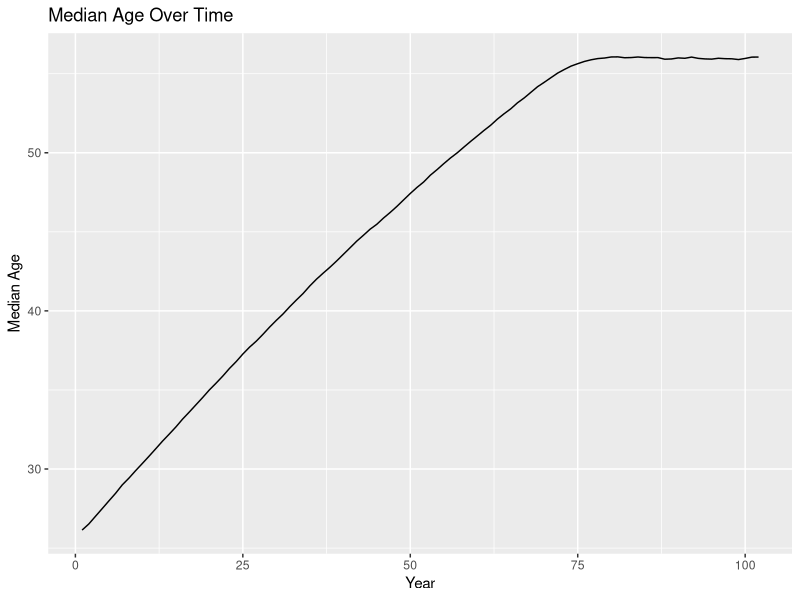
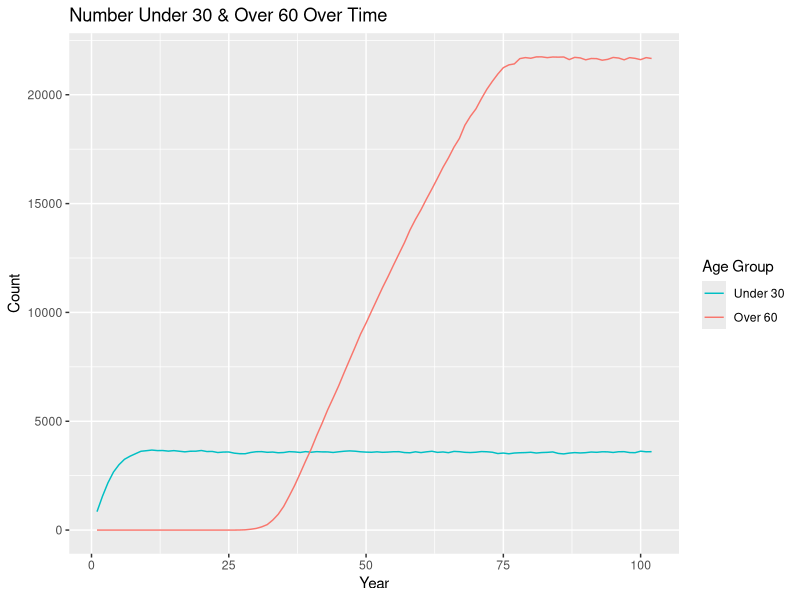
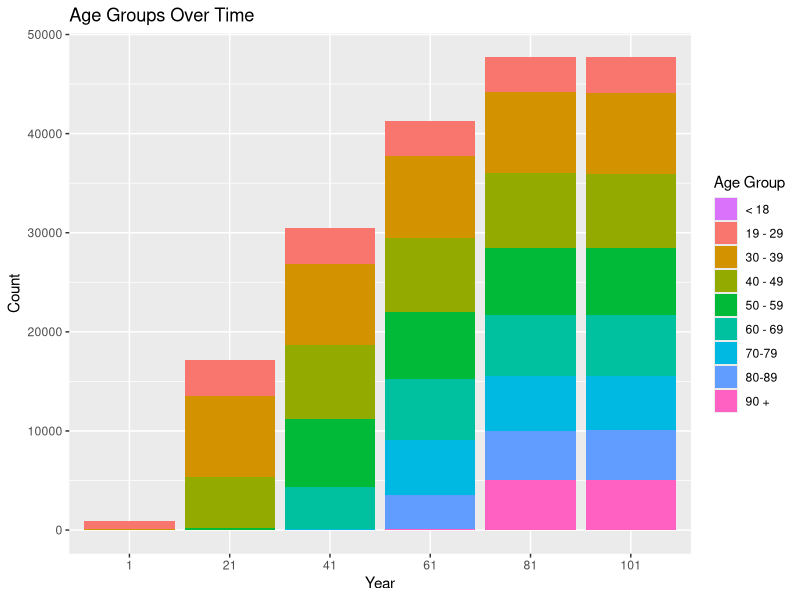
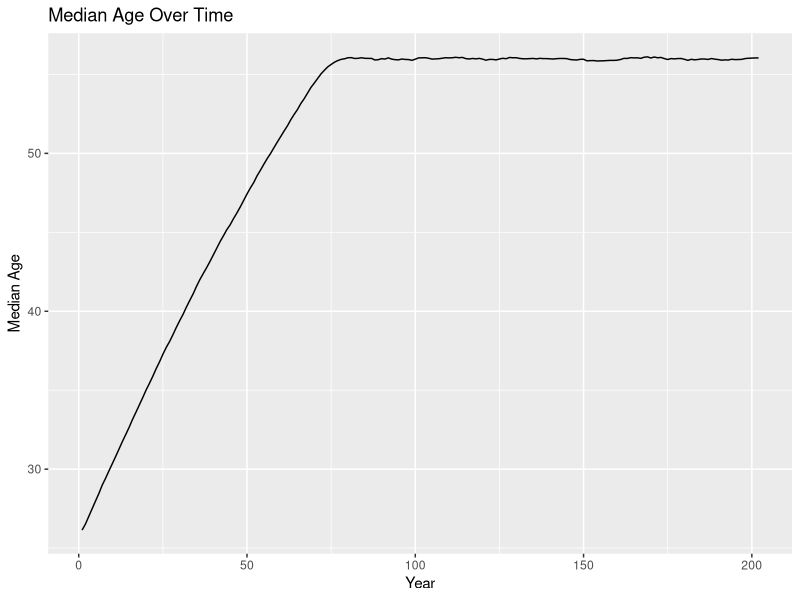
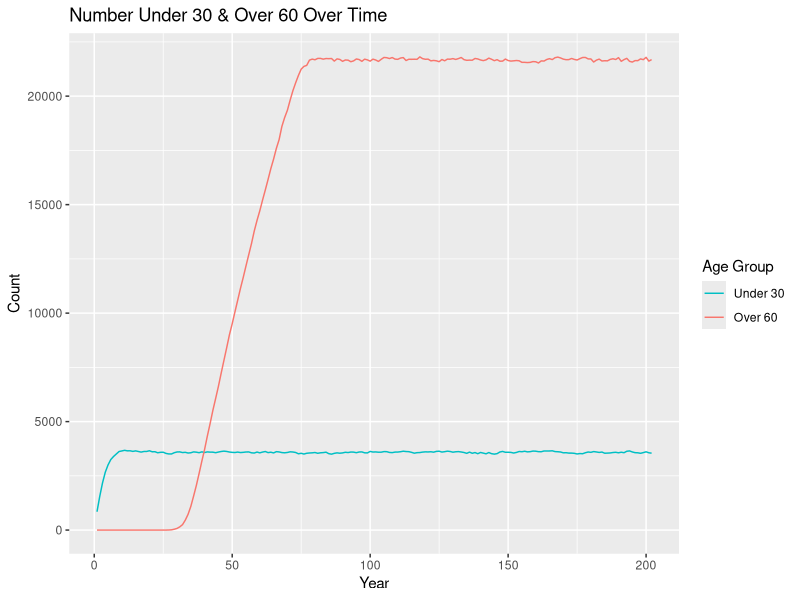
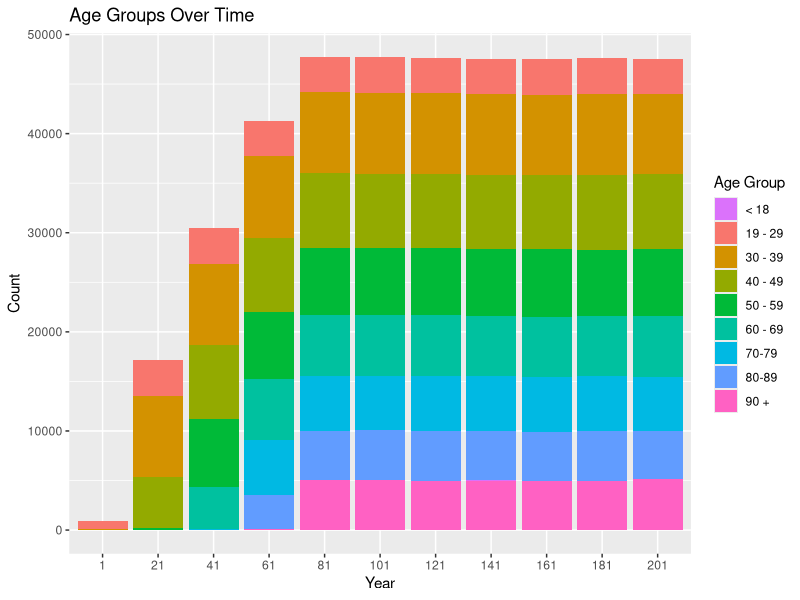

Write the R code that produced these figures, in order.
## ---- chunk 1
knitr::opts_chunk$set(echo = TRUE)
## ---- chunk 2
library(tidyverse)
## ---- chunk 3
set.seed(12345)
## ---- chunk 4
population <- 
  rnorm(n = 1000, mean = 26, sd = 3) %>% 
  enframe() %>% 
  select(value) %>% 
  rename(original_age = value) %>% 
  mutate(current_age = original_age, years_incarcerated = 0, odds_of_removal = 0.01)
  # mutate(eligible_for_parole = FALSE)

overall <-
  tibble(year = 1, total_population = nrow(population), 
         median_age = median(population$current_age)) %>% 
  mutate(less_than_18 = pull(count(filter(population, current_age <= 18))),
         `19_to_29` = pull(count(filter(population, current_age >= 19 & current_age <= 29))),
         `30_to_39` = pull(count(filter(population, current_age >= 30 & current_age <= 39))),
         `40_to_49` = pull(count(filter(population, current_age >= 40 & current_age <= 49))),
         `50_to_59` = pull(count(filter(population, current_age >= 50 & current_age <= 59))),
         `60_to_69` = pull(count(filter(population, current_age >= 60 & current_age <= 69))),
         `70_to_79` = pull(count(filter(population, current_age >= 70 & current_age <= 79))),
         `80_to_89` = pull(count(filter(population, current_age >= 80 & current_age <= 89))),
         over_90 = pull(count(filter(population, current_age >= 90))))
## ---- chunk 5
one_year_population <- function(data) {
  # age & years incarcerated increases by 1
  data$current_age <- data$current_age + 1
  data$years_incarcerated <- data$years_incarcerated + 1
  
  # NOT TOTALLY FUNCTIONAL!!!
  # checks if eligible for parole
  # if eligibility has been checked and odds of removal has increased, does not increase again
  # if (data$years_incarcerated > 20 & !data$eligible_for_parole) {
  #   data$odds_of_removal <- data$odds_of_removal + 0.1
  #   data$eligible_for_parole <- TRUE
  # }
  
  # randomly removes 1 percent
  data <- data[-sample(1:nrow(data), 0.01*nrow(data)),]
  
  # adds 1000 more
  incoming <- 
    rnorm(n = 1000, mean = 26, sd = 3) %>% 
    enframe() %>% 
    select(value) %>% 
    rename(original_age = value) %>% 
    mutate(current_age = original_age, years_incarcerated = 0, odds_of_removal = 0.01)
    #mutate(eligible_for_parole = FALSE)
  data <- rbind(data, incoming)
  
  # removes any observations with age greater than 100
  data <- data %>% 
    filter(current_age < 100)
}

one_year_overall <- function(data, p) {
    incoming <-
      tibble(year = last(data$year) + 1, total_population = nrow(p), 
             median_age = median(p$current_age)) %>% 
      mutate(less_than_18 = pull(count(filter(p, current_age <= 18))),
             `19_to_29` = pull(count(filter(p, current_age >= 19 & current_age <= 29))),
             `30_to_39` = pull(count(filter(p, current_age >= 30 & current_age <= 39))),
             `40_to_49` = pull(count(filter(p, current_age >= 40 & current_age <= 49))),
             `50_to_59` = pull(count(filter(p, current_age >= 50 & current_age <= 59))),
             `60_to_69` = pull(count(filter(p, current_age >= 60 & current_age <= 69))),
             `70_to_79` = pull(count(filter(p, current_age >= 70 & current_age <= 79))),
             `80_to_89` = pull(count(filter(p, current_age >= 80 & current_age <= 89))),
             over_90 = pull(count(filter(p, current_age >= 90))))
    data <- rbind(data, incoming)
}
## ---- chunk 6
population <- one_year_population(population)
overall <- one_year_overall(overall, population)

# extend 100 years until stable
test_population <- population
test_overall <- overall
for (i in 1:100) {
  test_population <- one_year_population(test_population)
  test_overall <- one_year_overall(test_overall, test_population)
}
## ---- chunk 7
ggplot(data = test_overall, mapping = aes(x = year, y = median_age)) +
  geom_line() +
  labs(title = "Median Age Over Time", x = "Year", y = "Median Age")

test_overall %>% 
  mutate(under_30 = `19_to_29` + less_than_18, 
         over_60 = `60_to_69` + `70_to_79` + `80_to_89` + over_90) %>% 
  select(year, under_30, over_60) %>% 
  ggplot(data = ., mapping = aes(x = year, group = 1)) +
  geom_line(mapping = aes(y = under_30, color = "under_30")) +
  geom_line(mapping = aes(y = over_60, color = "over_60")) +
  labs(title = "Number Under 30 & Over 60 Over Time", x = "Year", y = "Count") +
  scale_color_discrete(name = "Age Group",
                       breaks = c("under_30", "over_60"), labels = c("Under 30", "Over 60"))

test_overall_long <- test_overall %>% 
  select(year, less_than_18:over_90) %>% 
  mutate(year = as.character(year)) %>% 
  pivot_longer(-year, names_to = "age_group", values_to = "count") %>% 
  filter(year == "1" | year == "21" | year == "41" | year == "61" | year == "81" | year == "101")

ggplot(data = test_overall_long, mapping = aes(x = year, y = count, fill = age_group)) +
  geom_bar(position = "stack", stat = "identity") +
  labs(title = "Age Groups Over Time", x = "Year", y = "Count") +
  scale_x_discrete(limits = c("1", "21", "41", "61", "81", "101")) +
  scale_fill_discrete(name = "Age Group",
                      breaks = c("less_than_18", "19_to_29", "30_to_39", "40_to_49", "50_to_59",
                                 "60_to_69", "70_to_79", "80_to_89", "over_90"),
                      labels = c("< 18", "19 - 29", "30 - 39", "40 - 49", "50 - 59", "60 - 69",
                                 "70-79", "80-89", "90 +"))
## ---- chunk 8
bar_race <- test_overall %>% 
  select(year, less_than_18:over_90) %>% 
  mutate(year = as.character(year)) %>% 
  pivot_longer(-year, names_to = "age_group", values_to = "count") %>% 
  pivot_wider(names_from = "year", values_from = "count")
## ---- chunk 9
one_year_equilibrium <- function(data) {
  # age & years incarcerated increases by 1
  data$current_age <- data$current_age + 1
  data$years_incarcerated <- data$years_incarcerated + 1
  
  # randomly removes based on age
  less_than_18 <- filter(data, current_age <= 18)
  less_than_18 <- less_than_18[-sample(1:nrow(less_than_18), 0.0007*nrow(less_than_18)),]
  
  `19_to_29` <- filter(data, current_age >= 19 & current_age <= 29)
  `19_to_29` <- `19_to_29`[-sample(1:nrow(`19_to_29`), 0.0013*nrow(`19_to_29`)),]
  
  `30_to_39` <- filter(data, current_age >= 30 & current_age <= 39)
  `30_to_39` <- `30_to_39`[-sample(1:nrow(`30_to_39`), 0.0019*nrow(`30_to_39`)),]
  
  `40_to_49` <- filter(data, current_age >= 40 & current_age <= 49)
  `40_to_49` <- `40_to_49`[-sample(1:nrow(`40_to_49`), 0.0040*nrow(`40_to_49`)),]
  
  `50_to_59` <- filter(data, current_age >= 50 & current_age <= 59)
  `50_to_59` <- `50_to_59`[-sample(1:nrow(`50_to_59`), 0.0088*nrow(`50_to_59`)),]
  
  `60_to_69` <- filter(data, current_age >= 60 & current_age <= 69)
  `60_to_69` <- `60_to_69`[-sample(1:nrow(`60_to_69`), 0.0178*nrow(`60_to_69`)),]
  
  `70_to_79` <- filter(data, current_age >= 70 & current_age <= 79)
  `70_to_79` <- `70_to_79`[-sample(1:nrow(`70_to_79`), 0.0439*nrow(`70_to_79`)),]
  
  `80_to_89` <- filter(data, current_age >= 80 & current_age <= 89)
  `80_to_89` <- `80_to_89`[-sample(1:nrow(`80_to_89`), 0.1345*nrow(`80_to_89`)),]
  
  over_90 <- filter(data, current_age >= 90)
  over_90 <- over_90[-sample(1:nrow(over_90), 0.1345*nrow(over_90)),]
  
  data <- do.call("rbind", list(less_than_18, `19_to_29`, `30_to_39`, `40_to_49`, `50_to_59`, 
                                `60_to_69`,`70_to_79`, `80_to_89`, over_90))
  
  # adds 1000 more
  incoming <- 
    rnorm(n = 1000, mean = 26, sd = 3) %>% 
    enframe() %>% 
    select(value) %>% 
    rename(original_age = value) %>% 
    mutate(current_age = original_age, years_incarcerated = 0, odds_of_removal = 0.01)
    #mutate(eligible_for_parole = FALSE)
  data <- rbind(data, incoming)
  
  # removes any observations with age greater than 100
  data <- data %>% 
    filter(current_age < 100)
}
## ---- chunk 10
test_population_e <- test_population
test_overall_e <- test_overall
for (i in 1:100) {
  test_population_e <- one_year_population(test_population_e)
  test_overall_e <- one_year_overall(test_overall_e, test_population_e)
}
## ---- chunk 11
ggplot(data = test_overall_e, mapping = aes(x = year, y = median_age)) +
  geom_line() +
  labs(title = "Median Age Over Time", x = "Year", y = "Median Age")

test_overall_e %>% 
  mutate(under_30 = `19_to_29` + less_than_18, 
         over_60 = `60_to_69` + `70_to_79` + `80_to_89` + over_90) %>% 
  select(year, under_30, over_60) %>% 
  ggplot(data = ., mapping = aes(x = year, group = 1)) +
  geom_line(mapping = aes(y = under_30, color = "under_30")) +
  geom_line(mapping = aes(y = over_60, color = "over_60")) +
  labs(title = "Number Under 30 & Over 60 Over Time", x = "Year", y = "Count") +
  scale_color_discrete(name = "Age Group",
                       breaks = c("under_30", "over_60"), labels = c("Under 30", "Over 60"))

test_overall_e_long <- test_overall_e %>% 
  select(year, less_than_18:over_90) %>% 
  mutate(year = as.character(year)) %>% 
  pivot_longer(-year, names_to = "age_group", values_to = "count") %>% 
  filter(year == "1" | year == "21" | year == "41" | year == "61" | year == "81" | 
           year == "101" | year == "121" | year == "141" | year == "161" | year == "181" |
           year == "201")

ggplot(data = test_overall_e_long, mapping = aes(x = year, y = count, fill = age_group)) +
  geom_bar(position = "stack", stat = "identity") +
  labs(title = "Age Groups Over Time", x = "Year", y = "Count") +
  scale_x_discrete(limits = c("1", "21", "41", "61", "81", "101", "121", "141", "161", "181", 
                              "201")) +
  scale_fill_discrete(name = "Age Group",
                      breaks = c("less_than_18", "19_to_29", "30_to_39", "40_to_49", "50_to_59",
                                 "60_to_69", "70_to_79", "80_to_89", "over_90"),
                      labels = c("< 18", "19 - 29", "30 - 39", "40 - 49", "50 - 59", "60 - 69",
                                 "70-79", "80-89", "90 +"))
